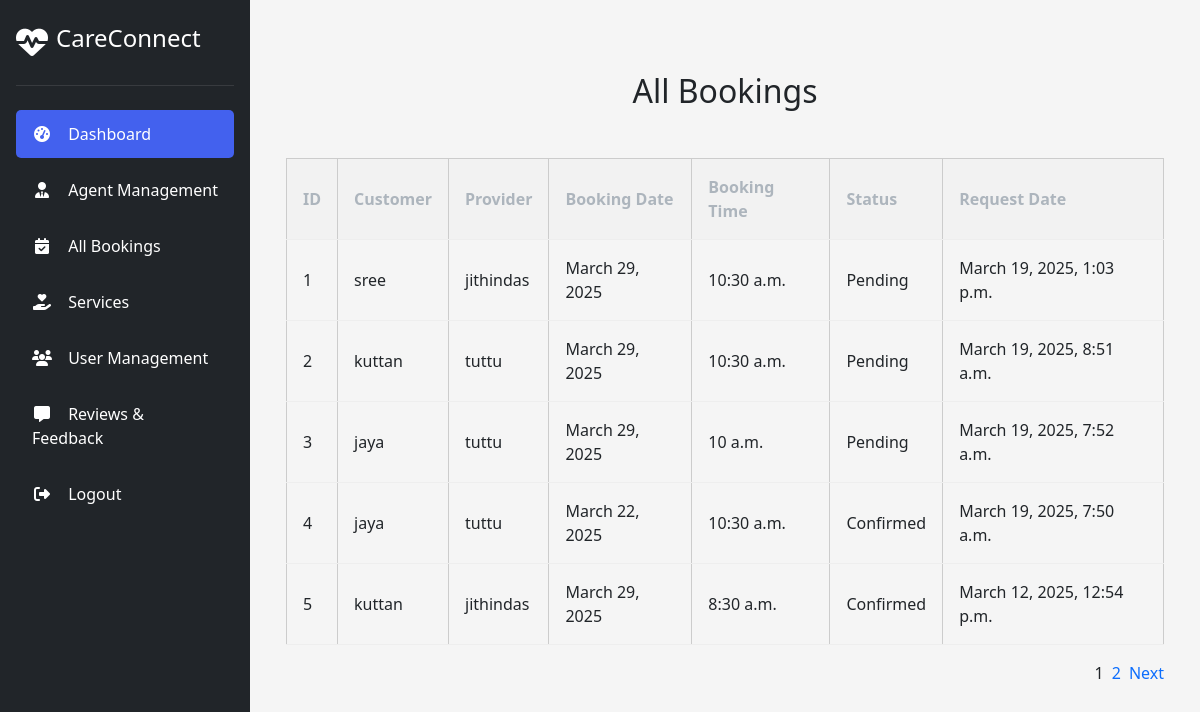
The app's page /admins/manage_bookings/ (signed in) with its own data.
### admins/models.py (models this page shows, shortened)
class Booking_Model(models.Model):
    STATUS_CHOICES = [
        ('pending', 'Pending'),
        ('confirmed', 'Confirmed'),
        ('cancelled', 'Cancelled'),
    ]
    customer = models.ForeignKey(User, on_delete=models.CASCADE, related_name='customer_bookings')
    provider = models.ForeignKey(User, on_delete=models.CASCADE, related_name='provider_bookings')
    booking_date = models.DateField(default=timezone.now)
    booking_time = models.TimeField(default=timezone.now)
    status = models.CharField(max_length=20, choices=STATUS_CHOICES, default='pending')
    created_at = models.DateTimeField(auto_now_add=True)
    updated_at = models.DateTimeField(auto_now=True)

class User(AbstractUser):
    user_type = models.CharField(max_length=20, choices=[
        ('customer', 'Customer'),
        ('service_provider', 'Service Provider')
    ])

### admins/views.py (the view)
# urls.py: path('manage_bookings/', Booking_Manage_View.as_view(), name='manage_bookings'),
class Booking_Manage_View(LoginRequiredMixin,View):
    def get(self, request):
        bookings_list = Booking_Model.objects.all().order_by('-created_at')
        paginator = Paginator(bookings_list, 5)
        page_number = request.GET.get('page')
        bookings = paginator.get_page(page_number)
        context = {
            'bookings': bookings,
        }
        return render(request, 'booking_manage.html', context)

### admins/templates/booking_manage.html (shortened to what this page needs)
{% extends 'admin.html' %}
{% block content %}
<!DOCTYPE html>
<html lang="en">
<head>
</head>
<body>
    <div class="container">
        <h2 class="text-center mt-5 mb-5">All Bookings</h2>
        <table>
            <center>
            <thead >
                <tr>
                    <th>ID</th>
                    <th>Customer</th>
                    <th>Provider</th>
                    <th>Booking Date</th>
                    <th>Booking Time</th>
                    <th>Status</th>
                    <th>Request Date</th>
                </tr>
            </thead>
            <tbody >
                {% for booking in bookings %}
                <tr>
                    <td>{{ forloop.counter }}</td>
                    <td>{{ booking.customer.username }}</td>
                    <td>{{ booking.provider.username }}</td>
                    <td>{{ booking.booking_date }}</td>
                    <td>{{ booking.booking_time }}</td>
                    <td>{{ booking.status|title }}</td>
                    <td>{{ booking.created_at }}</td>
                </tr>
                {% empty %}
                <tr>
                    <td colspan="8">No bookings available.</td>
                </tr>
                {% endfor %}
            </tbody>
        </center>
        </table>
        <div class="pagination">
            {% for num in bookings.paginator.page_range %}
                {% if bookings.number == num %}
                    <span class="current">{{ num }}</span>
                {% else %}
                    <a class="page_a" href="?page={{ num }}">{{ num }}</a>
                {% endif %}
            {% endfor %}
            {% if bookings.has_next %}
                <a class="page_a" href="?page={{ bookings.next_page_number }}">Next</a>
            {% endif %}
        </div>
    </div>
</body>
</html>
{% endblock %}

### admins/templates/admin.html (style rules this page uses)
:root { --primary: #4361ee; --secondary: #3f37c9; --success: #4cc9f0; --danger: #f72585; --warning: #f8961e; --info: #4895ef; --light: #f8f9fa; --dark: #212529; --gray: #adb5bd; }
* { margin: 0; padding: 0; box-sizing: border-box; font-family: 'Segoe UI', Tahoma, Geneva, Verdana, sans-serif; }
body { background-color: #f5f5f5; color: var(--dark); }
table { width: 100%; border-collapse: collapse; }
table th, table td { padding: 1rem; text-align: left; border-bottom: 1px solid #eee; }
table th { font-weight: 600; color: var(--gray); }
.pagination { display: flex; justify-content: flex-end; gap: 0.5rem; margin-top: 1rem; }

### admins/templates/booking_manage.html (style rules this page uses)
table { width: 100%; border-collapse: collapse; margin-top: 20px; }
th, td { padding: 10px; border: 1px solid #ccc; text-align: left; }
th { background-color: #f2f2f2; }
.page_a { text-decoration: none; }

### records on screen
Booking_Model: customer.username "sree", provider.username "jithindas", booking_date "March 29, 2025", booking_time "10:30 a.m.", status "Pending", created_at "March 19, 2025, 1:03 p.m."
Booking_Model: customer.username "kuttan", provider.username "tuttu", booking_date "March 29, 2025", booking_time "10:30 a.m.", status "Pending", created_at "March 19, 2025, 8:51 a.m."
Booking_Model: customer.username "jaya", provider.username "tuttu", booking_date "March 29, 2025", booking_time "10 a.m.", status "Pending", created_at "March 19, 2025, 7:52 a.m."
Booking_Model: customer.username "jaya", provider.username "tuttu", booking_date "March 22, 2025", booking_time "10:30 a.m.", status "Confirmed", created_at "March 19, 2025, 7:50 a.m."
Booking_Model: customer.username "kuttan", provider.username "jithindas", booking_date "March 29, 2025", booking_time "8:30 a.m.", status "Confirmed", created_at "March 12, 2025, 12:54 p.m."

### other values on screen
{{ num }} "1"
{{ num }} "2"
